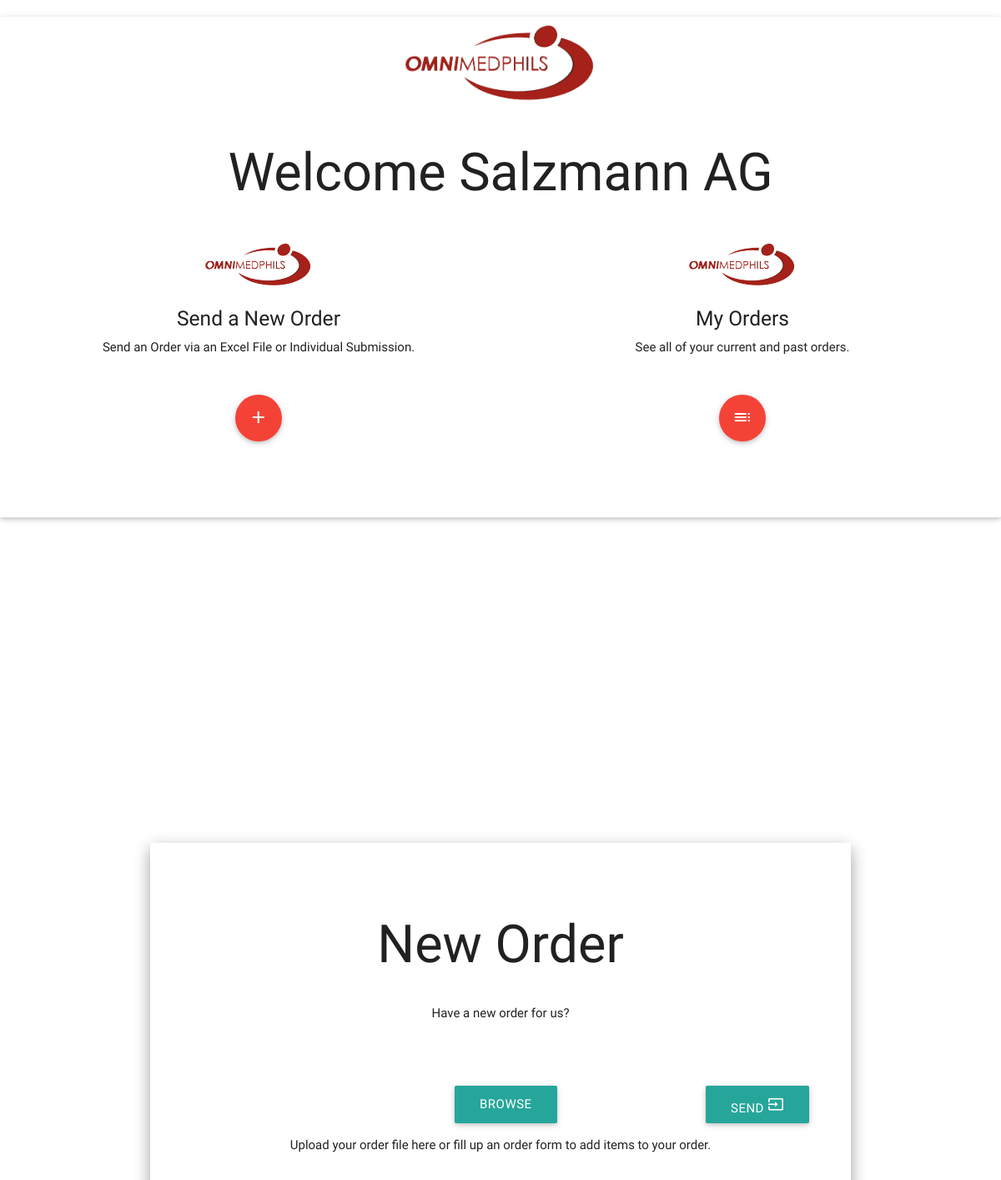
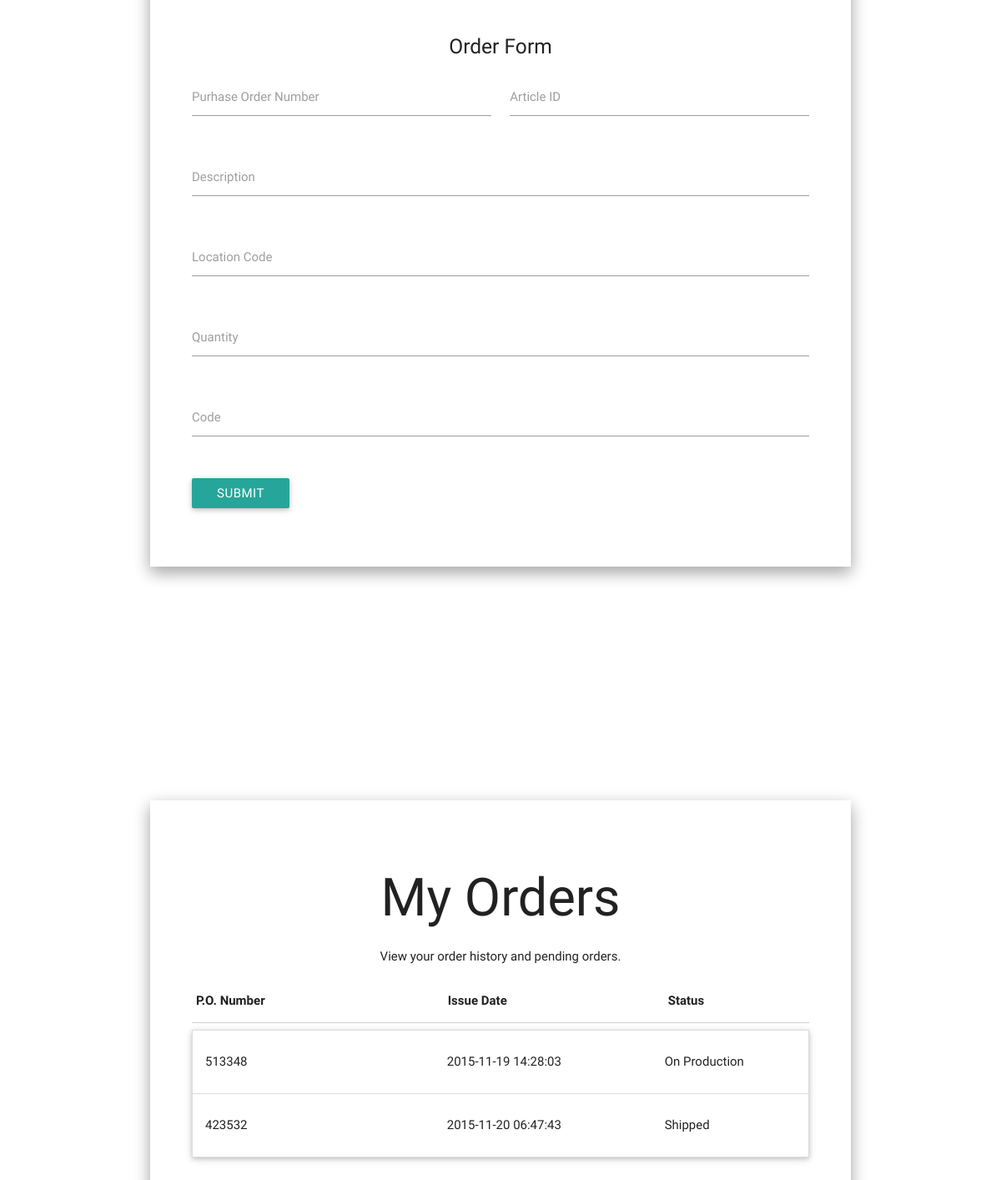
The app's page /user-dash.php (signed in) with its own data (2 pictures, top to bottom).
### tables this page shows
CREATE TABLE IF NOT EXISTS `order_info_table` (
  `order_key` int(20) NOT NULL,
  `purchase_order` int(11) NOT NULL,
  `client_name` varchar(30) NOT NULL,
  `shipping_address` varchar(300) NOT NULL,
  `ship_to_location` varchar(100) NOT NULL,
  `shipped_date` date DEFAULT NULL,
  `volume` decimal(10,0) DEFAULT NULL,
  `invoice_no` int(11) DEFAULT NULL,
  `status` varchar(20) NOT NULL,
  `issue_date` timestamp NOT NULL DEFAULT CURRENT_TIMESTAMP ON UPDATE CURRENT_TIMESTAMP
);

### user-dash.php (the view, shortened to what this page needs)
<!DOCTYPE html>
<html>
	<head>
		<link rel="stylesheet" type="text/css" href="css/materialize.min.css" media="screen,projection"/>
		<link rel="stylesheet" type="text/css" href="css/user-dash.css"/>
	</head>
	<body>
		<div class="row">
			<div id="nav" class="col hide-on-small-only m1.5 12 z-depth-1">
				<ul class="section table-of-contents pinned">
					<li><img id="logo" src="omnimedlogo.png"></li>
					<li><a href="#new-order" class="waves-effect waves-teal">New Order</a></li>
					<li><a href="#my-orders" class="waves-effect waves-teal">My Orders</a></li>
					<li><a href="php/logout.php" class="waves-effect waves-teal">Logout</a></li>
				</ul>
			</div>
		</div>
		<div id="welcome-div" class="card large"   style="z-index:2;">
			<center>
				<img id="logo-lg" src="omnimedlogo.png">
				<h1>Welcome  <?php    session_start();
                                       if(!isset($_SESSION["name"])){
                                       	 header("Location: login.php");
                                       	 die();
                                       }else{
						echo $_SESSION["name"];
					}
						?></h1><center>
				<div class="card-content">
					<div class="row">
						<div class="col m6">
							<img id="logo" src="omnimedlogo.png">
							<h5>Send a New Order</h5>
							<p>Send an Order via an Excel File or Individual Submission.</p>
							<br><br>
 								<a href="#new-order" class="btn-floating btn-large waves-effect waves-light red"><i class="material-icons">add</i></a>
						</div>
						<div class="col m6">
							<img id="logo" src="omnimedlogo.png">
							<h5>My Orders</h5>
							<p>See all of your current and past orders.</p>
							<br><br>
								<a href="#my-orders" class="btn-floating btn-large waves-effect waves-light red"><i class="material-icons">toc</i></a>
						</div>
					</div>
				</div>
		</div>
		<br><br><br><br><br><br><br><br><br><br><br><br><br><br>
		<div id="new-order" class="valign-wrapper section scrollspy">
				<div id="order" class="container z-depth-2">
					<h1 class="center-align">New Order</h1>
					<p class="center-align">Have a new order for us?</p><br><br>
						<form action="php/reader.php" method="POST" enctype="multipart/form-data">
						<div class="file-field input-field">
							<div id="file-submit" class="waves-effect waves-light btn">
								<span>Browse</span>
							</div>
							<button type="submit" class="waves-effect waves-light btn" id="file-submit-btn">Send <i class="tiny material-icons">input</i></button>
						</div>
						</form>
					<br><br>
					<p class="center-align">Upload your order file here or fill up an order form to add items to your order.</p><br><br>
					<form action="php/addtoorder.php" method="POST">
					<h5 class="center-align">Order Form</h5>
						<div class="row">
							<div class="input-field col s6 tooltipped" data-delay="50" data-position="top" data-tooltip="Please input the Purchase Order Number of the order you wish this item to be included." >
								<input type="text" class="validate" name="purchaseorder_number">
								<label for="purhaseorder_number">Purhase Order Number</label>
							</div>
							<div class="input-field col s6">
								<input type="text" class="validate" name="article_id">
								<label for="article_id">Article ID</label>
							</div>
						</div>
						<div class="row">
							<div class="input-field col s12">
								<input type="text" class="validate" name="description">
								<label for="description">Description</label>
							</div>
						</div>
						<div class="row">
							<div class="input-field col s12">
								<input type="text" class="validate" name="location_code">
								<label for="location_code">Location Code</label>
							</div>
						</div>
						<div class="row">
							<div class="input-field col s12">
								<input type="text" class="validate" name="quantity">
								<label for="quantity">Quantity</label>
							</div>
						</div>
						<div class="row">
							<div class="input-field col s12">
								<input type="text" class="validate" name="code">
								<label for="code">Code</label>
							</div>
						</div>
						<div class="row">
							<div class="input-field col s6 tooltipped" data-delay="50" data-position="right" data-tooltip="Please double check your order form to avoid mistakes." >
								<button type="submit" class="btn" name="">Submit</button>
							</div>
						</div>
				</div>
		</div>
		<div id="my-orders" class="valign-wrapper section scrollspy">
				<div id="orderlist" class="container z-depth-2">
					<h1 class="center-align">My Orders</h1>
					<p class="center-align">View your order history and pending orders.</p>
					<table class="highlight">
						<thead>
							<th>P.O. Number</th>
							<th>Issue Date</th>
							<th>Status</th>
						</thead>
					</table>
						<ul class="collapsible" data-collapsible="accordion">
						<?php
							$client = $_SESSION["name"];
							$query=mysql_query("SELECT * FROM order_info_table WHERE client_name = '$client';");
							while($result = mysql_fetch_array($query)){
								$order_num = $result['purchase_order'];
								$issue_date = $result['issue_date'];
								$status = $result['status'];
								echo "<li>
									  <div class='collapsible-header'>
									  	<p>$order_num
									  				 <span style='margin-left:15.7em;'>$issue_date</span>
									  				 <span style='margin-left:8em;'>$status</span></p>
									  </div>
									  <div class='collapsible-body'>
									  		<table class='highlight'>
									  			<thead>
									  				<th>Article No.</th>
									  				<th>Description</th>
									  				<th>Location Code</th>
									  				<th>Quantity</th>
									  				<th>Code</th>
									  				<th></th>
									  				<th></th>
									  			</thead>
									  			<tbody>
									  ";
									echo "
									  		</tbody>
									  		</table>
									  		</div>
									  		</li>";
								}
						?>
							</ul>
				</div>
		</div>
	</body>
</html>

### css/user-dash.css (style rules this page uses)
#logo { width:140px; }
#logo-lg { width:250px; }
#nav { height:100%; }
#welcome-div { height:40em; }
#order { vertical-align:center; margin-bottom:100px; padding:50px; }
#file-submit { left:42.5%; }
#file-submit-btn { float:right; vertical-align:center; text-align:center; }
#order h1 { margin-top:5%; margin-bottom:5%; }
#orderlist { vertical-align:center; padding:50px; }
#new-order { margin-top:3em; margin-bottom:10em; }
#my-orders { margin-top:3em; margin-bottom:10em; }
.card.large .card-content { height:20em; }

### records on screen
order_info_table: purchase_order "513348", issue_date "2015-11-19 14:28:03", status "On Production"
order_info_table: purchase_order "423532", issue_date "2015-11-20 06:47:43", status "Shipped"

### other values on screen
$_SESSION["name"] "Salzmann AG"
